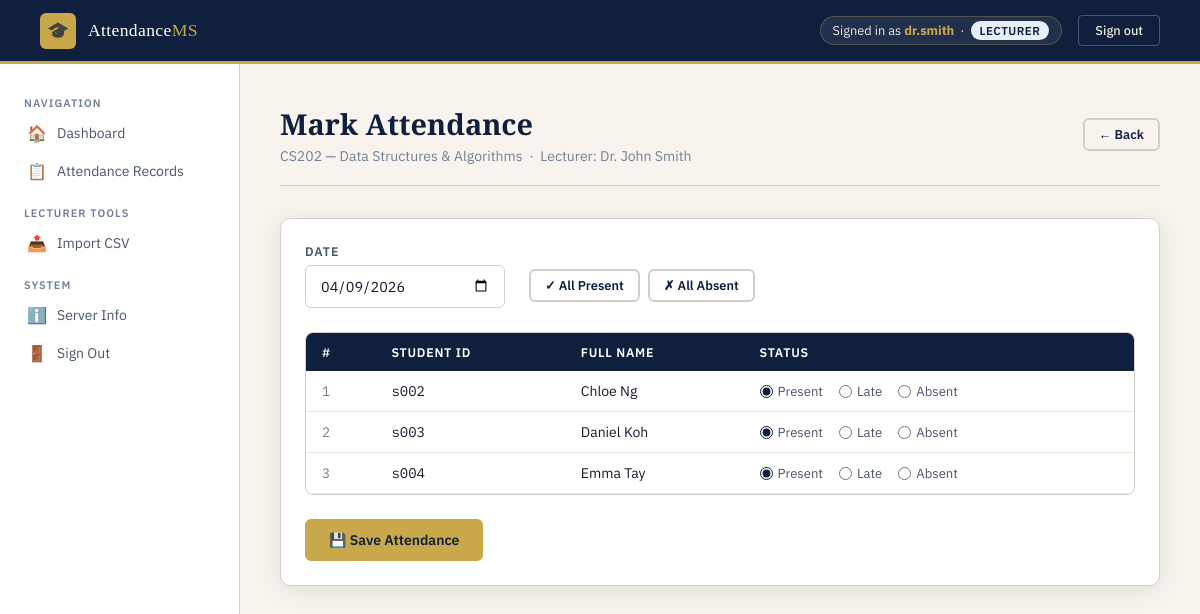
The app's page /attendance.php?class_id=2 (signed in) with its own data.
### tables this page shows
CREATE TABLE classes (
    id INT AUTO_INCREMENT PRIMARY KEY,
    class_code VARCHAR(20) NOT NULL UNIQUE,
    class_name VARCHAR(100) NOT NULL,
    lecturer_id INT,
    FOREIGN KEY (lecturer_id) REFERENCES users(id)
);

CREATE TABLE users (
    id INT AUTO_INCREMENT PRIMARY KEY,
    username VARCHAR(50) NOT NULL UNIQUE,
    password VARCHAR(255) NOT NULL,
    role ENUM('lecturer', 'student') NOT NULL,
    full_name VARCHAR(100) NOT NULL,
    created_at TIMESTAMP DEFAULT CURRENT_TIMESTAMP
);

### src/db.php (called while the page is built, shortened)
<?php
function decryptData($data) {
    $key = ENCRYPTION_KEY;
    $decoded = base64_decode($data);
    $decrypted = '';
    for ($i = 0; $i < strlen($decoded); $i++) {
        $decrypted .= $decoded[$i] ^ $key[$i % strlen($key)];
    }
    return $decrypted;
}
?>

### src/attendance.php (the view, shortened to what this page needs)
<?php
$db = getDB();
$classId = (int)($_GET['class_id'] ?? 0);
$classRes = $db->query("SELECT c.*, u.full_name as lecturer_name FROM classes c JOIN users u ON c.lecturer_id = u.id WHERE c.id = $classId");
$class = $classRes->fetch_assoc();
$studentsRes = $db->query("SELECT u.* FROM users u JOIN class_students cs ON cs.student_id = u.id WHERE cs.class_id = $classId ORDER BY u.full_name");
$students = [];
while ($row = $studentsRes->fetch_assoc()) $students[] = $row;
$today = date('Y-m-d');
$existingAttendance = [];
?>
<!DOCTYPE html>
<html lang="en">
<head>
    <link rel="stylesheet" href="/css/style.css">
</head>
<body>
<?php include 'partials/header.php'; ?>
<div class="main-layout">
    <?php include 'partials/sidebar.php'; ?>
    <main class="page-content">
        <div class="page-header flex-between">
            <div>
                <h1>Mark Attendance</h1>
                <p><?= htmlspecialchars($class['class_code']) ?> — <?= htmlspecialchars($class['class_name']) ?> &nbsp;·&nbsp; Lecturer: <?= htmlspecialchars($class['lecturer_name']) ?></p>
            </div>
            <a href="/dashboard.php" class="btn btn-outline btn-sm">← Back</a>
        </div>
        <div class="card">
            <form method="POST" action="/attendance.php?class_id=<?= $classId ?>">
                <div style="display:flex; align-items:center; gap:1.5rem; margin-bottom:1.5rem; flex-wrap:wrap;">
                    <div class="form-group" style="margin:0;">
                        <label for="date">Date</label>
                        <input type="date" id="date" name="date" value="<?= $today ?>" style="width:200px;">
                    </div>
                    <div style="display:flex; gap:0.5rem; margin-top:20px;">
                        <button type="button" onclick="markAll('present')" class="btn btn-outline btn-sm">✓ All Present</button>
                        <button type="button" onclick="markAll('absent')" class="btn btn-outline btn-sm">✗ All Absent</button>
                    </div>
                </div>
                <?php if (empty($students)): ?>
                    <p class="text-muted">No students enrolled in this class.</p>
                <?php else: ?>
                <div class="table-wrap attendance-table">
                <table>
                    <thead>
                        <tr>
                            <th>#</th>
                            <th>Student ID</th>
                            <th>Full Name</th>
                            <th>Status</th>
                        </tr>
                    </thead>
                    <tbody>
                    <?php foreach ($students as $i => $student): ?>
                        <?php $currentStatus = $existingAttendance[$student['id']] ?? 'present'; ?>
                        <tr>
                            <td class="text-muted"><?= $i + 1 ?></td>
                            <td class="mono"><?= htmlspecialchars($student['username']) ?></td>
                            <td><?= htmlspecialchars($student['full_name']) ?></td>
                            <td>
                                <div class="status-group">
                                    <label>
                                        <input type="radio" name="attendance[<?= $student['id'] ?>]" value="present" <?= $currentStatus === 'present' ? 'checked' : '' ?>>
                                        Present
                                    </label>
                                    <label>
                                        <input type="radio" name="attendance[<?= $student['id'] ?>]" value="late" <?= $currentStatus === 'late' ? 'checked' : '' ?>>
                                        Late
                                    </label>
                                    <label>
                                        <input type="radio" name="attendance[<?= $student['id'] ?>]" value="absent" <?= $currentStatus === 'absent' ? 'checked' : '' ?>>
                                        Absent
                                    </label>
                                </div>
                            </td>
                        </tr>
                    <?php endforeach; ?>
                    </tbody>
                </table>
                </div>
                <div style="margin-top:1.5rem;">
                    <button type="submit" class="btn btn-gold">💾 Save Attendance</button>
                </div>
                <?php endif; ?>
            </form>
        </div>
    </main>
</div>
</body>
</html>

### src/css/style.css (style rules this page uses)
:root { --navy: #0f1f3d; --navy-mid: #1a3260; --navy-light: #2a4a8a; --gold: #c9a84c; --gold-light: #e8c97a; --cream: #f8f4ed; --cream-dark: #ede8df; --white: #ffffff; --red: #c0392b; --green: #1a6b3c; --text-dark: #1a1a2e; --text-mid: #4a5568; --text-light: #718096; --border: #d4cfc6; --shadow: 0 4px 24px rgba(15,31,61,0.10); --shadow-lg: 0 8px 40px rgba(15,31,61,0.18); }
* { box-sizing: border-box; margin: 0; padding: 0; }
body { font-family: 'IBM Plex Sans', sans-serif; background: var(--cream); color: var(--text-dark); min-height: 100vh; }
.form-group { margin-bottom: 1.25rem; }
.form-group label { display: block; font-size: 0.78rem; font-weight: 600; color: var(--text-mid); text-transform: uppercase; letter-spacing: 0.08em; margin-bottom: 6px; }
.form-group input, .form-group select, .form-group textarea { width: 100%; padding: 10px 14px; border: 1.5px solid var(--border); border-radius: 6px; font-family: 'IBM Plex Sans', sans-serif; font-size: 0.9rem; color: var(--text-dark); background: var(--white); transition: border-color 0.2s, box-shadow 0.2s; outline: none; }
.btn { display: inline-flex; align-items: center; justify-content: center; gap: 8px; padding: 10px 22px; border-radius: 6px; font-family: 'IBM Plex Sans', sans-serif; font-size: 0.875rem; font-weight: 600; cursor: pointer; text-decoration: none; border: 2px solid transparent; transition: all 0.2s; }
.btn-gold { background: var(--gold); color: var(--navy); border-color: var(--gold); }
.btn-outline { background: transparent; color: var(--navy); border-color: var(--border); }
.btn-sm { padding: 6px 14px; font-size: 0.8rem; }
.main-layout { display: flex; min-height: calc(100vh - 64px); }
.page-content { flex: 1; padding: 2.5rem; overflow-y: auto; }
.page-header { margin-bottom: 2rem; padding-bottom: 1.25rem; border-bottom: 1px solid var(--border); }
.page-header h1 { font-family: 'Playfair Display', serif; font-size: 1.8rem; color: var(--navy); margin-bottom: 0.25rem; }
.page-header p { font-size: 0.875rem; color: var(--text-light); }
.card { background: var(--white); border: 1px solid var(--border); border-radius: 10px; padding: 1.5rem; box-shadow: var(--shadow); }
.table-wrap { overflow-x: auto; border-radius: 8px; border: 1px solid var(--border); }
table { width: 100%; border-collapse: collapse; font-size: 0.875rem; }
thead { background: var(--navy); color: var(--white); }
thead th { padding: 11px 16px; text-align: left; font-weight: 600; font-size: 0.78rem; text-transform: uppercase; letter-spacing: 0.06em; white-space: nowrap; }
tbody tr { border-bottom: 1px solid var(--cream-dark); transition: background 0.12s; }
tbody td { padding: 11px 16px; color: var(--text-dark); vertical-align: middle; }
.attendance-table input[type="radio"] { accent-color: var(--navy); }
.status-group { display: flex; gap: 1rem; align-items: center; }
.status-group label { display: flex; align-items: center; gap: 5px; font-size: 0.82rem; cursor: pointer; color: var(--text-mid); font-weight: 400; text-transform: none; letter-spacing: 0; }
.mono { font-family: 'IBM Plex Mono', monospace; }
.text-muted { color: var(--text-light); font-size: 0.85rem; }
.flex-between { display: flex; justify-content: space-between; align-items: center; }

### records on screen
classes: class_code "CS202", class_name "Data Structures & Algorithms", lecturer.full_name "Dr. John Smith"
users: username "s002", full_name "Chloe Ng", id "☑ Present", id "☐ Late", id "☐ Absent"
users: username "s003", full_name "Daniel Koh", id "☑ Present", id "☐ Late", id "☐ Absent"
users: username "s004", full_name "Emma Tay", id "☑ Present", id "☐ Late", id "☐ Absent"

### other values on screen
$user['username'] "dr.smith"
$user['role'] "LECTURER"
